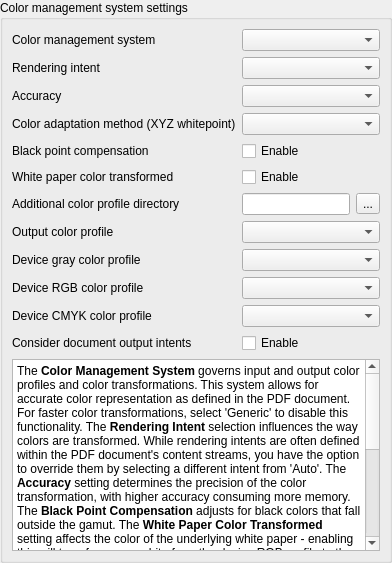
       <widget class="QWidget" name="cmsPage">
        <layout class="QVBoxLayout" name="cmsPageLayout">
         <property name="leftMargin">
          <number>0</number>
         </property>
         <property name="topMargin">
          <number>0</number>
         </property>
         <property name="rightMargin">
          <number>0</number>
         </property>
         <property name="bottomMargin">
          <number>0</number>
         </property>
         <item>
          <widget class="QGroupBox" name="cmsGroupBox">
           <property name="title">
            <string>Color management system settings</string>
           </property>
           <layout class="QVBoxLayout" name="verticalLayout_6" stretch="0,1">
            <item>
             <layout class="QGridLayout" name="cmsWidgetsLayout" columnstretch="1,1">
              <item row="7" column="1">
               <widget class="QComboBox" name="cmsOutputColorProfileComboBox"/>
              </item>
              <item row="4" column="0">
               <widget class="QLabel" name="cmsBlackPointCompensationLabel">
                <property name="text">
                 <string>Black point compensation</string>
                </property>
               </widget>
              </item>
              <item row="8" column="0">
               <widget class="QLabel" name="cmsDeviceGrayColorProfileLabel">
                <property name="text">
                 <string>Device gray color profile</string>
                </property>
               </widget>
              </item>
              <item row="0" column="1">
               <widget class="QComboBox" name="cmsTypeComboBox"/>
              </item>
              <item row="8" column="1">
               <widget class="QComboBox" name="cmsDeviceGrayColorProfileComboBox"/>
              </item>
              <item row="2" column="0">
               <widget class="QLabel" name="cmsAccuracyLabel">
                <property name="text">
                 <string>Accuracy</string>
                </property>
               </widget>
              </item>
              <item row="1" column="1">
               <widget class="QComboBox" name="cmsRenderingIntentComboBox"/>
              </item>
              <item row="6" column="0">
               <widget class="QLabel" name="cmsProfileDirectoryLabel">
                <property name="text">
                 <string>Additional color profile directory</string>
                </property>
               </widget>
              </item>
              <item row="5" column="0">
               <widget class="QLabel" name="cmsWhitePaperColorTransformedLabel">
                <property name="text">
                 <string>White paper color transformed</string>
                </property>
               </widget>
              </item>
              <item row="11" column="1">
               <widget class="QCheckBox" name="cmsConsiderOutputIntentCheckBox">
                <property name="text">
                 <string>Enable</string>
                </property>
               </widget>
              </item>
              <item row="7" column="0">
               <widget class="QLabel" name="cmsOutputProfileLabel">
                <property name="text">
                 <string>Output color profile</string>
                </property>
               </widget>
              </item>
              <item row="4" column="1">
               <widget class="QCheckBox" name="cmsIsBlackPointCompensationCheckBox">
                <property name="text">
                 <string>Enable</string>
                </property>
               </widget>
              </item>
              <item row="5" column="1">
               <widget class="QCheckBox" name="cmsWhitePaperColorTransformedCheckBox">
                <property name="text">
                 <string>Enable</string>
                </property>
               </widget>
              </item>
              <item row="1" column="0">
               <widget class="QLabel" name="cmsRenderingIntentLabel">
                <property name="text">
                 <string>Rendering intent</string>
                </property>
               </widget>
              </item>
              <item row="9" column="1">
               <widget class="QComboBox" name="cmsDeviceRGBColorProfileComboBox"/>
              </item>
              <item row="10" column="1">
               <widget class="QComboBox" name="cmsDeviceCMYKColorProfileComboBox"/>
              </item>
              <item row="11" column="0">
               <widget class="QLabel" name="cmsConsiderOutputIntentLabel">
                <property name="text">
                 <string>Consider document output intents</string>
                </property>
               </widget>
              </item>
              <item row="9" column="0">
               <widget class="QLabel" name="cmsDeviceRGBProfileLabel">
                <property name="text">
                 <string>Device RGB color profile</string>
                </property>
               </widget>
              </item>
              <item row="0" column="0">
               <widget class="QLabel" name="cmsLabel">
                <property name="text">
                 <string>Color management system</string>
                </property>
               </widget>
              </item>
              <item row="10" column="0">
               <widget class="QLabel" name="cmsDeviceCMYKColorProfileLabel">
                <property name="text">
                 <string>Device CMYK color profile</string>
                </property>
               </widget>
              </item>
              <item row="6" column="1">
               <layout class="QHBoxLayout" name="cmsProfileDirectoryLayout">
                <item>
                 <widget class="QLineEdit" name="cmsProfileDirectoryEdit"/>
                </item>
                <item>
                 <widget class="QToolButton" name="cmsProfileDirectoryButton">
                  <property name="text">
                   <string>...</string>
                  </property>
                 </widget>
                </item>
               </layout>
              </item>
              <item row="2" column="1">
               <widget class="QComboBox" name="cmsAccuracyComboBox"/>
              </item>
              <item row="3" column="1">
               <widget class="QComboBox" name="cmsColorAdaptationXYZComboBox"/>
              </item>
              <item row="3" column="0">
               <widget class="QLabel" name="cmsColorAdaptationMethodLabel">
                <property name="text">
                 <string>Color adaptation method (XYZ whitepoint)</string>
                </property>
               </widget>
              </item>
             </layout>
            </item>
            <item>
             <widget class="QTextBrowser" name="cmsHelpTextBrowser">
              <property name="html">
               <string>&lt;!DOCTYPE HTML PUBLIC &quot;-//W3C//DTD HTML 4.0//EN&quot; &quot;http://www.w3.org/TR/REC-html40/strict.dtd&quot;&gt;
&lt;html&gt;&lt;head&gt;&lt;meta name=&quot;qrichtext&quot; content=&quot;1&quot; /&gt;&lt;meta charset=&quot;utf-8&quot; /&gt;&lt;style type=&quot;text/css&quot;&gt;
p, li { white-space: pre-wrap; }
hr { height: 1px; border-width: 0; }
li.unchecked::marker { content: &quot;\2610&quot;; }
li.checked::marker { content: &quot;\2612&quot;; }
&lt;/style&gt;&lt;/head&gt;&lt;body style=&quot; font-family:'Segoe UI'; font-size:9pt; font-weight:400; font-style:normal;&quot;&gt;
&lt;p style=&quot; margin-top:12px; margin-bottom:12px; margin-left:0px; margin-right:0px; -qt-block-indent:0; text-indent:0px;&quot;&gt;The &lt;span style=&quot; font-weight:600;&quot;&gt;Color Management System&lt;/span&gt; governs input and output color profiles and color transformations. This system allows for accurate color representation as defined in the PDF document. For faster color transformations, select 'Generic' to disable this functionality. The &lt;span style=&quot; font-weight:600;&quot;&gt;Rendering Intent&lt;/span&gt; selection influences the way colors are transformed. While rendering intents are often defined within the PDF document's content streams, you have the option to override them by selecting a different intent from 'Auto'. The &lt;span style=&quot; font-weight:600;&quot;&gt;Accuracy&lt;/span&gt; setting determines the precision of the color transformation, with higher accuracy consuming more memory. The &lt;span style=&quot; font-weight:600;&quot;&gt;Black Point Compensation&lt;/span&gt; adjusts for black colors that fall outside the gamut. The &lt;span style=&quot; font-weight:600;&quot;&gt;White Paper Color Transformed&lt;/span&gt; setting affects the color of the underlying white paper - enabling this will transform pure white from the device RGB profile to the output profile. &lt;/p&gt;
&lt;p style=&quot; margin-top:12px; margin-bottom:12px; margin-left:0px; margin-right:0px; -qt-block-indent:0; text-indent:0px;&quot;&gt;The &lt;span style=&quot; font-weight:600;&quot;&gt;Output Color Profile&lt;/span&gt; specifies the output (target) rendering profile. This profile should align with the color space that your screen uses to display colors. Additionally, you can set the color spaces for &lt;span style=&quot; font-weight:600;&quot;&gt;gray/RGB/CMYK&lt;/span&gt; device color spaces. These are used to transform gray/RGB/CMYK colors to the output color profile. &lt;/p&gt;
&lt;p style=&quot; margin-top:12px; margin-bottom:12px; margin-left:0px; margin-right:0px; -qt-block-indent:0; text-indent:0px;&quot;&gt;A document may contain output intents, which can be used for transforming between color spaces. If the &lt;span style=&quot; font-weight:600;&quot;&gt;Consider Document Output Intents&lt;/span&gt; option is checked, the color management system will verify whether the document contains output intents. If such intents are present, they will be used for color transformation as device color spaces (gray/RGB/CMYK). &lt;/p&gt;&lt;/body&gt;&lt;/html&gt;</string>
              </property>
             </widget>
            </item>
           </layout>
          </widget>
         </item>
        </layout>
       </widget>
